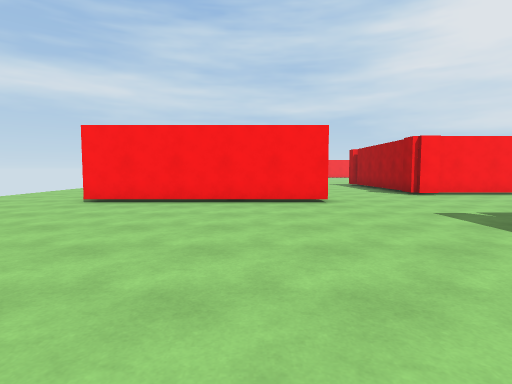
View 1 (above)

16 first-person views from a walk through a Unity game level. The camera is 1.3 m above the floor, tilts 4° down and sees 80° across. The floor is counted in squares, 2 m on a side. Each view is taken from the middle of a square. On the plan, view 1 faces up. The plan holds only what a view shows up to about 10 squares ahead; the rest is blank. The place goes on beyond the plan. The player character is not drawn.

View 2
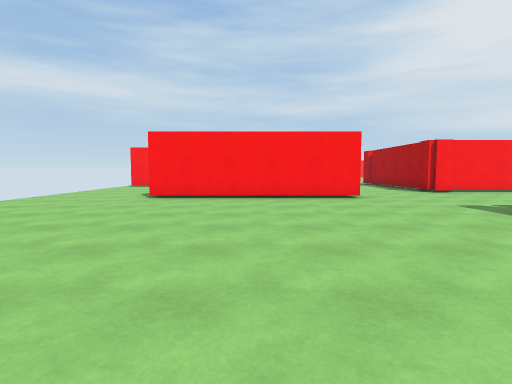

View 3
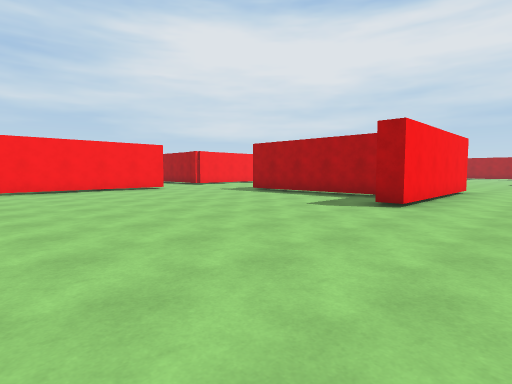

View 4
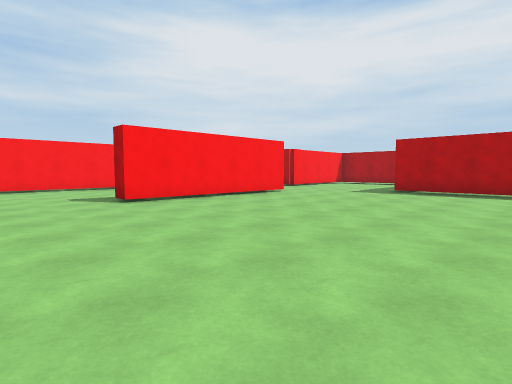

View 5
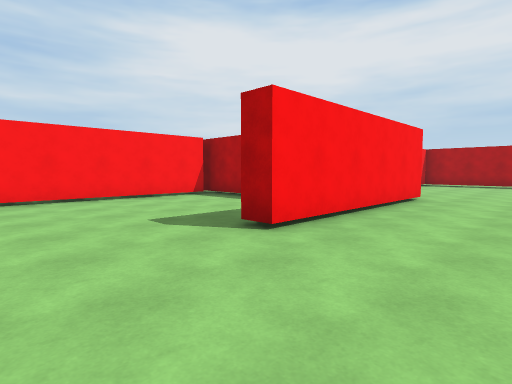

View 6
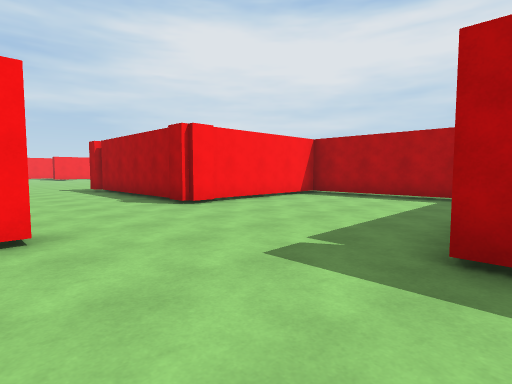

View 7
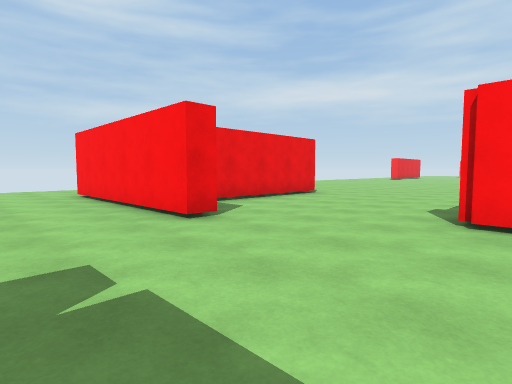

View 8
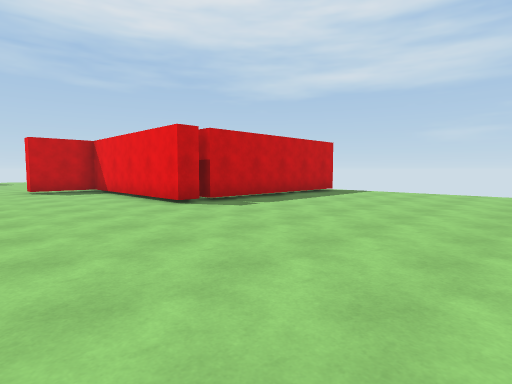

View 9
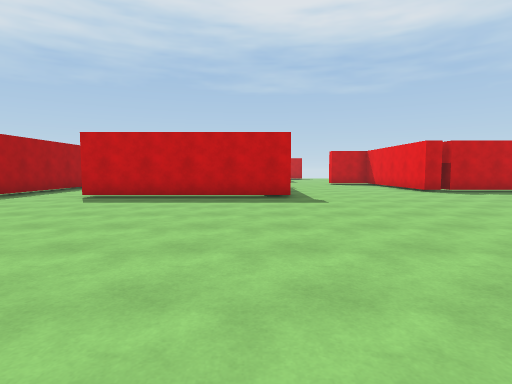

View 10
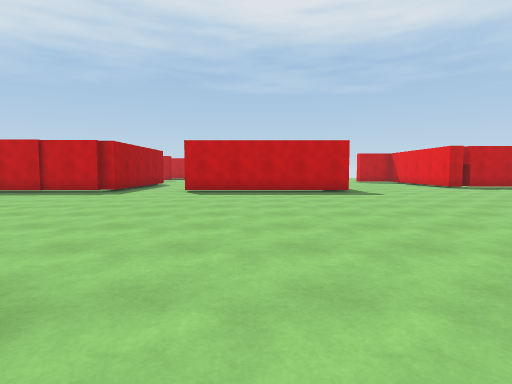

View 11
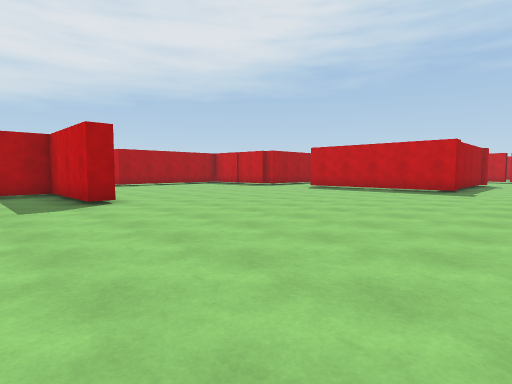

View 12
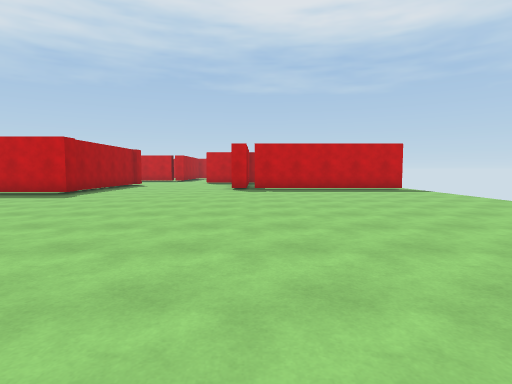

View 13
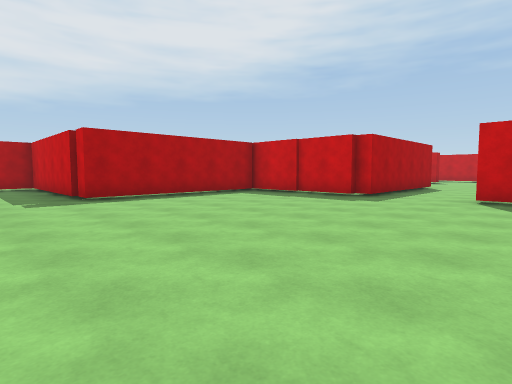

View 14
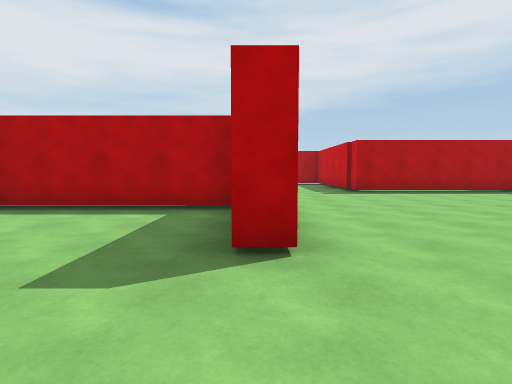

View 15
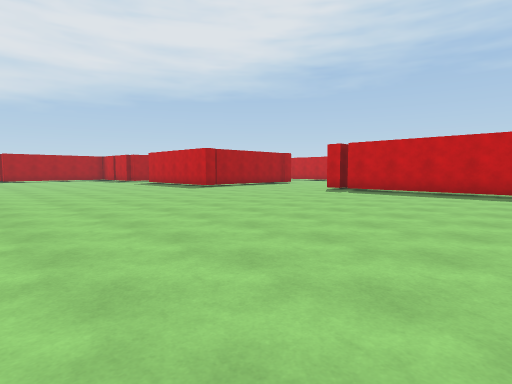

View 16
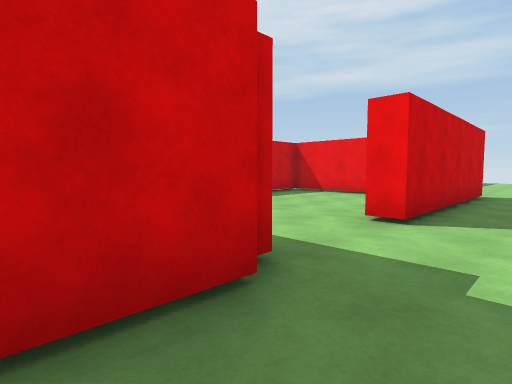

### Floor plan
Points are (right, up) in squares from view 1. A wall is a line through its corners. A room is listed if a view was taken in it or the views show most of it. See-through windows are left out.
Room 1 (views 1, 2, 3, 4, 5, 6, 7)
walls: (1.5, 6.7) (1.5, 6.2) (-3.5, 6.2) (-3.5, 6.8); (3.4, -0.9) (3.4, 3.6); (-0.7, 9.9) (-0.7, 11.6); (-1, 11.1) (-5.5, 11.1); (6.6, -2.1) (1.6, -2.1) (1.6, -1.5); (8.6, 4.6) (8.6, 8.2) (4.3, 8.2)
ways out: opening at (2.3, 8) to room 2; opening at (7, -3.5)
Room 2 (views 8, 9, 10, 11, 12, 13, 14, 15, 16)
walls: (8.3, 21.6) (8.3, 22.2) (11.2, 22.2) (11.2, 25.5); (-0.7, 11.6) (-0.2, 11.6) (-0.2, 6.7) (1.5, 6.7); (11.4, 13.5) (11.9, 13.5); (11.8, 13.8) (15.2, 13.8) (15.2, 19.1); (4.3, 8.2) (4.3, 13.8) (9.2, 13.8); (-5.9, 11.6) (-1, 11.6) (-1, 11.1)
ways out: opening at (2.3, 8) to room 1; opening at (10, 14) to room 3; opening at (14.5, 20.5)
Room 3 (no view inside)
walls: (9.2, 13.8) (9.2, 13.1); (4.8, 11.2) (4.8, 9); (11.4, 10.1) (11.4, 13.5); (5.1, 8.7) (6, 8.7)
ways out: opening at (10, 14) to room 2

Positions as (right, up) in squares from view 1, and headings:
1: (0, 0), facing up
2: (-1, -1), facing up
3: (-4, -4), facing up-right
4: (-6, 0), facing up-right
5: (-6, 4), facing up-right
6: (1, 3), facing up-right
7: (5, 4), facing up-left
8: (3, 17), facing down-left
9: (5, 21), facing down
10: (7, 23), facing down
11: (2, 24), facing down-right
12: (-1, 22), facing down
13: (8, 21), facing down-right
14: (6, 22), facing right
15: (-6, 21), facing down-right
16: (13, 15), facing down-left
